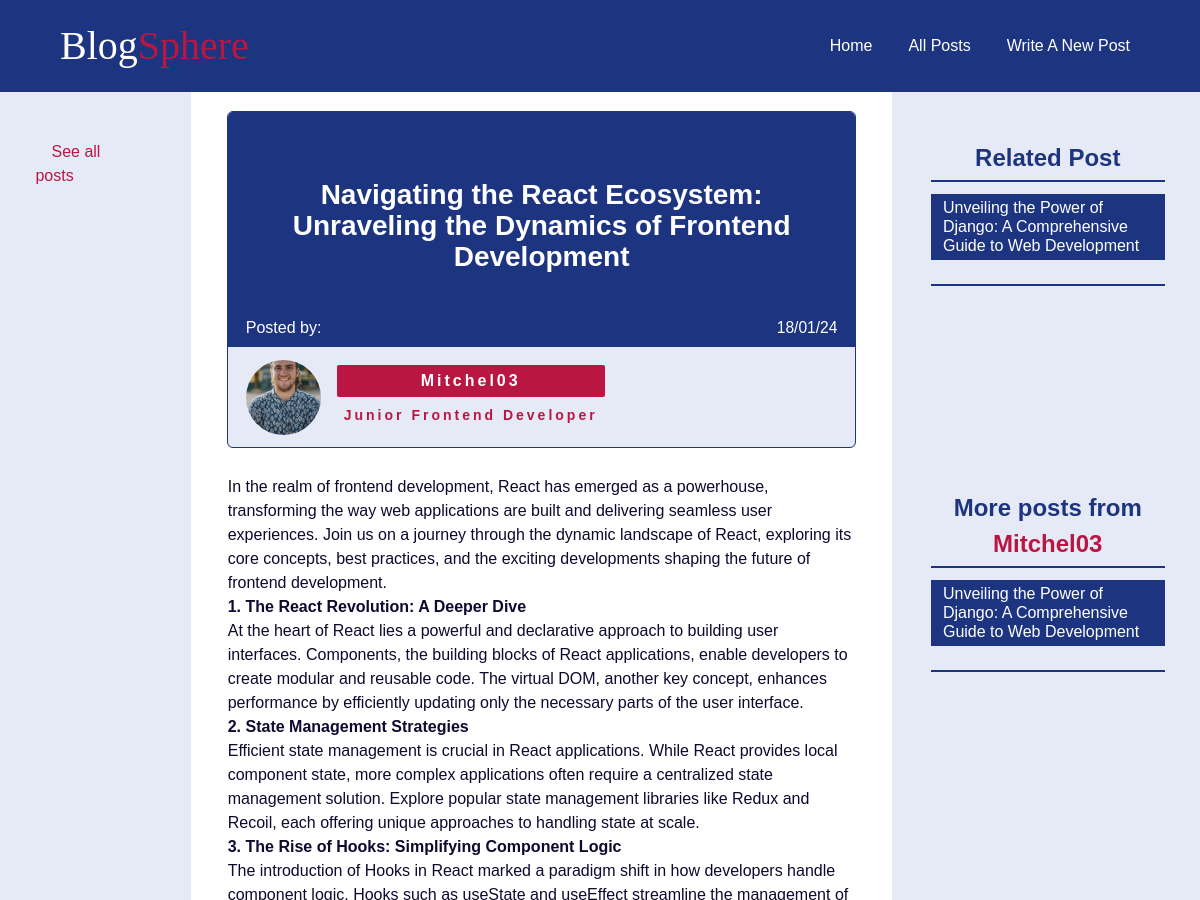
Page /posts/navigating-the-react-ecosystem-unraveling-the-dynamics-of-frontend-development/ (upper part) on the earlier database version.
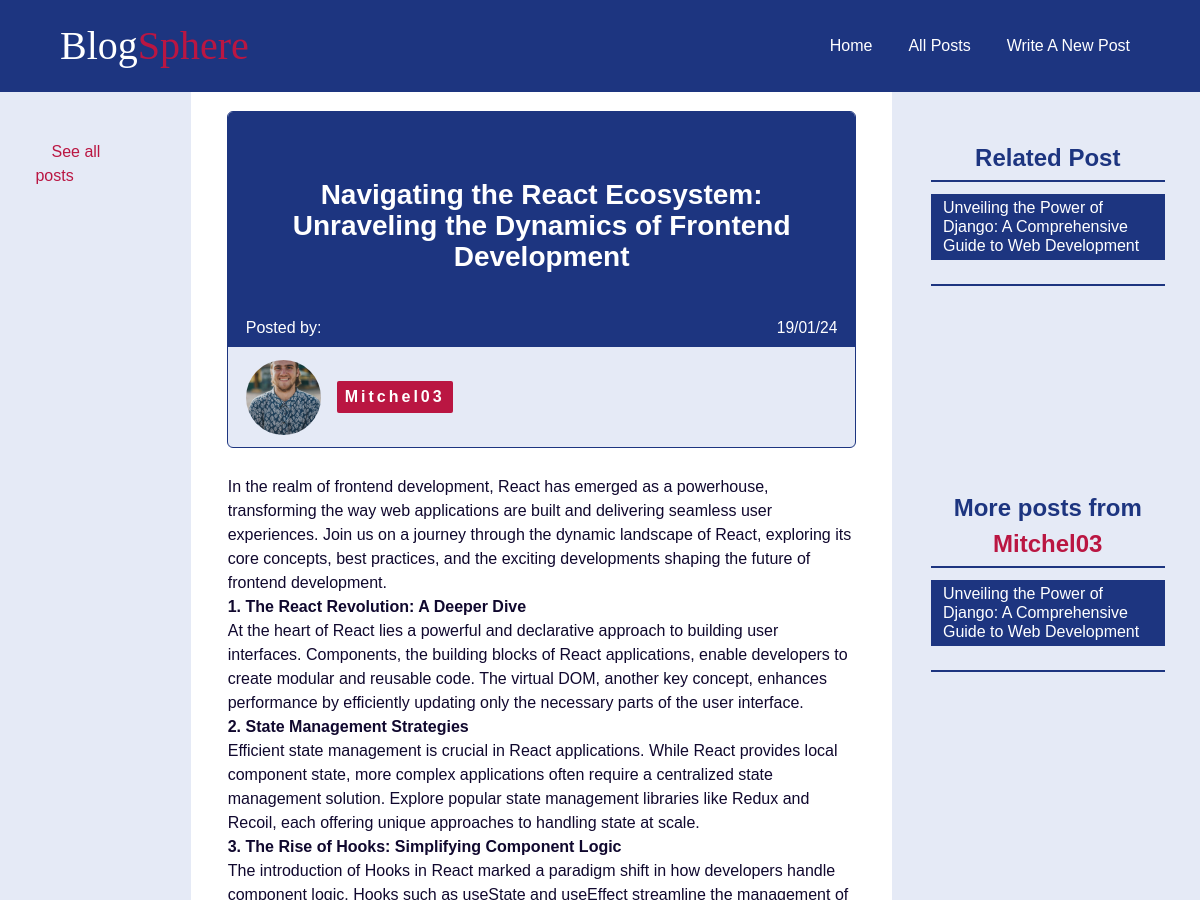
Same page on the later database version.
### blog/models.py (models this page shows, shortened)
class Post(models.Model):
    title = models.CharField(max_length=100)
    author = models.ForeignKey(User,  on_delete=models.CASCADE)
    body = RichTextUploadingField(blank=True, null=True)
    created_at = models.DateField(auto_now=True)
    tags = models.ManyToManyField(Tag)
    slug = models.SlugField(unique=True, editable= False, blank= True, db_index=True, default='')
    comments = models.ManyToManyField('Comment', blank=True)
    class Meta:
        ordering = ['-created_at']

### accounts/models.py (models this page shows, shortened)
class Profile(models.Model):
    MALE = 'M'
    FEMALE = 'F'
    OTHER = 'O'
    GENDER_CHOICES = [
        (MALE, 'Male'),
        (FEMALE, 'Female'),
        (OTHER, 'Other'),
    ]
    user = models.OneToOneField(User, on_delete=models.CASCADE)
    bio = models.TextField(blank=True,null=True,  max_length = 400)
    profile_pic = models.ImageField( blank=True, null=True)
    gender = models.CharField(null=True, blank= True,  max_length=1,choices=GENDER_CHOICES, default= MALE)
    birthday = models.DateField(null=True, blank = True, default=default_date)
    job = models.CharField(blank=True, null=True,  max_length = 400)
    first_name = models.CharField(null=True, blank=True, max_length=100)
    last_name = models.CharField(null=True, blank=True, max_length=100)
    email = models.EmailField(null=True, blank=True,  max_length=254)
    full_name = models.CharField(null=True, max_length = 200, blank= True)
    country = models.CharField(null=True, blank=True, max_length=100)
    city = models.CharField(null=True, blank=True, max_length=100)
    following = models.ManyToManyField('self',symmetrical=False, blank=True)
    followers = models.ManyToManyField("self", related_name="followed_by", symmetrical=False, blank=True)
    comments = models.ManyToManyField(Comment,related_name='user_comments', blank=True)

### blog/views.py (the view)
# urls.py: path('posts/<slug:slug>/', views.detail_post, name='post'),
def detail_post(request, slug):
   post = posts.get(slug = slug)
   user = request.user if request.user.is_authenticated else None
   if request.method == "POST":
      form = CommentForm(request.POST)
      if form.is_valid():
       comment = form.save(commit=False)
       comment.user = user
       comment.post_to_comment = post
       comment.save()
       post.comments.add(comment)
       return redirect('post', slug=slug)
      else:
            return redirect('home')
   else:
      form = CommentForm()
   comments = post.comments.all()
   related_posts = posts.filter(tags__name__in= post.tags.values_list('name', flat=True)).distinct().exclude(title=post.title)
   users_posts = posts.filter(author = post.author).exclude(title=post.title)
   context = {
      'post': post,
      'user': user,
      'form': form,
      'comments': comments,
      'related_posts': related_posts,
      'users_posts': users_posts
   }
   return render(request, 'blog/post.html', context  )

### blog/context_processors.py (called while the page is built)
def render_Nav_processor(request):
  if request.user.is_authenticated:
    navigation_links = Navigation.objects.exclude(destination = 'login')
  else:
    navigation_links = Navigation.objects.exclude(destination = 'logout')
  return  {
        'nav_links': navigation_links
    }

### blog/templates/blog/post.html (shortened to what this page needs)
{% extends '../layout.html' %}
{% load static %}
{% block style %}
<link rel="stylesheet" href="{% static 'post.css' %}">
<link rel="stylesheet" href="{% static 'article.css'%}">
{% endblock  %}
 {% block content %}
 <div class="container grid-container">
  <div class="grid-col-1"> <a class='see-all' href="{% url "posts" %}">See all posts</a></div>
  <div class="bg-white">
    <article>
    <header class="article_header">
      <h1 class="article-title">{{post.title}}</h1>
      <div class="row-header">
      <p class="article_header-posted-by">Posted by:</p>
      <span class="author-post__details-date article_header-date">{{post.created_at|date:"d/m/y"}}</span>
    </div>
      <div class="row">
      {% if post.author != request.user %}
      <a href="{% url 'user-profile' username=post.author tab='informations' %}">
         {% else %}
         <a href="{% url 'my-informations' %}">
      {% endif %}
      {% if post.author.profile.profile_pic %}
      <img class="profile-picture article-header-picture" src="{{ post.author.profile.profile_pic.url }}" alt="Profile Picture">
      {% else %}
         <img class="no-picture comment-picture article-header-picture" src="{% static 'images/no-profile-picture.svg' %}" alt="">
         {% endif%}
      </a>
         <div class="author-post__details article_header-user_details">
             {% if post.author != request.user  %}
             <a href="{% url 'user-profile' username=post.author tab='informations' %}">
                 <span class="author-post__details-name article_header-username">{{post.author.username}}</span> </a>{% endif %}
                 {% if  post.author.profile.job %}
                 <span class="author-post__details-date article_header-job">{{post.author.profile.job}}</span>{% endif %}</div></div>
    </header>
    <p>{{post.body |safe}}</p></div>
  {% if related_posts %}
    <section class="related-posts">
     <div class="tag_posts">
    <h3>Related Post</h3>
    {% if related_posts %}
    <ul>
    {% for post in related_posts|slice:"5"  %}
    <li>
      <a href="{% url 'post' slug=post.slug %}">
      <span class="related_post-heading">
    {{post.title}}
  </span></a>
  </li>
    {% endfor %}
  </ul>{% endif %}
  </div>{% endif %}
  {% if  request.user != post.author %}
  <div class="post_by_author">
    {% if users_posts %}
    <a href="{% url 'user-profile' username=post.author tab='posts'%}">
    <h3>More posts from <span class="accent-clr underline">{{post.author.username}}</span> </h3></a>
    <ul>
    {% for post in users_posts|slice:"5"  %}
    <li>
      <a href="{% url 'post' slug=post.slug %}">
      <span class="related_post-heading">
    {{post.title}}
  </span></a>
  </li>
    {% endfor %}
  </ul>{% endif %}
  </div>{% endif %}
</section>
  </div>
    <h2 class="comments-heading">Comments <span class="count">({{post.comments.count}})</span></h2>{% endblock content %}

Differences in the rows shown:
changed Post "Navigating the React Ecosystem: Unraveling the Dynamics of Frontend Development": created_at "18/01/24" → "19/01/24"; author.profile.job "Junior Frontend Developer" → (not shown)
